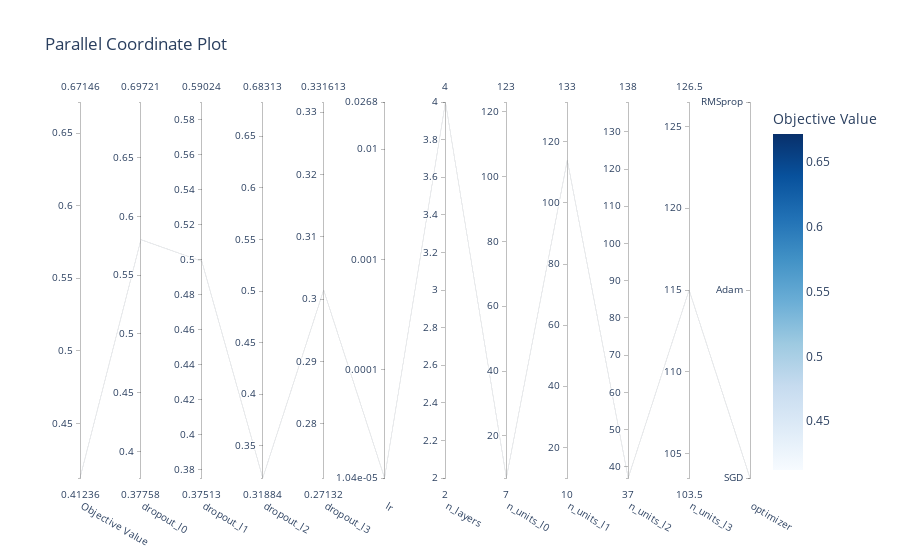

The cell this chart's notebook holds for it:
### Code cell
optuna.visualization.plot_parallel_coordinate(study)

### Figure 1 — Plotly figure (JSON) as saved in the notebook; plotly's stock layout.template omitted (floating-point values rounded to 4 significant figures)
{"data": [{"dimensions": [{"label": "Objective Value", "range": [0.4124, 0.6715], "values": [0.4124, 0.6715, 0.5876, 0.5876, 0.5876]}, {"label": "dropout_l0", "range": [0.3776, 0.6972], "values": [0.5802, 0.5675, 0.5707, 0.6972, 0.3776]}, {"label": "dropout_l1", "range": [0.3751, 0.5902], "values": [0.4991, 0.3751, 0.5902, 0.5758, 0.3953]}, {"label": "dropout_l2", "range": [0.3188, 0.6831], "values": [0.3188, 0.6287, 0.6831]}, {"label": "dropout_l3", "range": [0.3015, 0.3015], "values": [0.3015]}, {"label": "lr", "range": [-4.984, -1.573], "ticktext": ["1.04e-05", "0.0001", "0.001", "0.01", "0.0268"], "tickvals": [-4.984, -4, -3, -2, -1.573], "values": [-4.984, -2.303, -4.638, -1.573, -1.716]}, {"label": "n_layers", "range": [2, 4], "values": [4, 3, 3, 2, 2]}, {"label": "n_units_l0", "range": [7, 123], "values": [7, 123, 67, 20, 114]}, {"label": "n_units_l1", "range": [10, 133], "values": [114, 110, 79, 10, 133]}, {"label": "n_units_l2", "range": [37, 138], "values": [37, 138, 92]}, {"label": "n_units_l3", "range": [115, 115], "values": [115]}, {"label": "optimizer", "range": [0, 2], "ticktext": ["SGD", "Adam", "RMSprop"], "tickvals": [0, 1, 2], "values": [0, 1, 2, 2, 2]}], "labelangle": 30, "labelside": "bottom", "line": {"color": [0.4124, 0.6715, 0.5876, 0.5876, 0.5876], "colorbar": {"title": {"text": "Objective Value"}}, "colorscale": [[0, "rgb(247,251,255)"], [0.125, "rgb(222,235,247)"], [0.25, "rgb(198,219,239)"], [0.375, "rgb(158,202,225)"], [0.5, "rgb(107,174,214)"], [0.625, "rgb(66,146,198)"], [0.75, "rgb(33,113,181)"], [0.875, "rgb(8,81,156)"], [1, "rgb(8,48,107)"]], "reversescale": false, "showscale": true}, "type": "parcoords"}], "layout": {"autosize": true, "title": {"text": "Parallel Coordinate Plot"}}}
